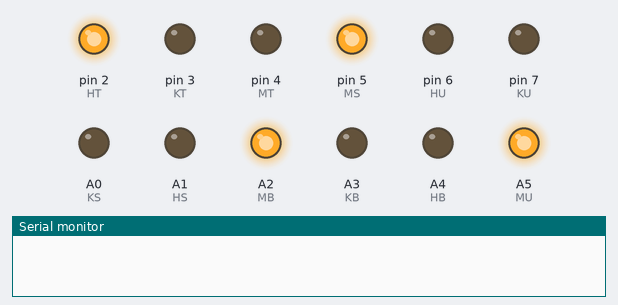
The sketch below on a simulated Arduino Uno, built with avr-gcc and run on an emulated ATmega328P. On the bench: output pins drawn as LEDs (lit = HIGH), the last lines printed to the serial monitor.

Above: at 0.1 s.
At 5.8 s:
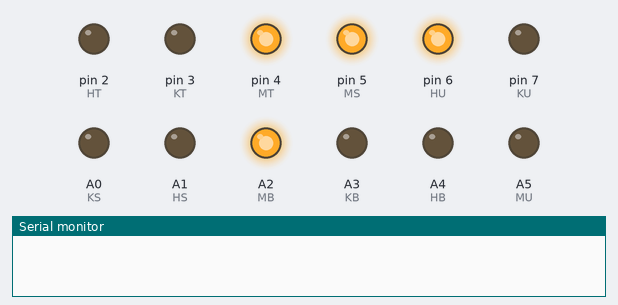
At 10.8 s:
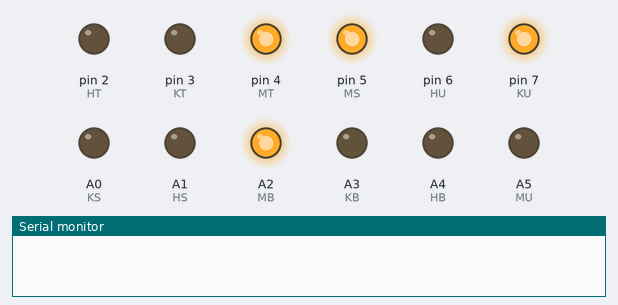
At 17.3 s:
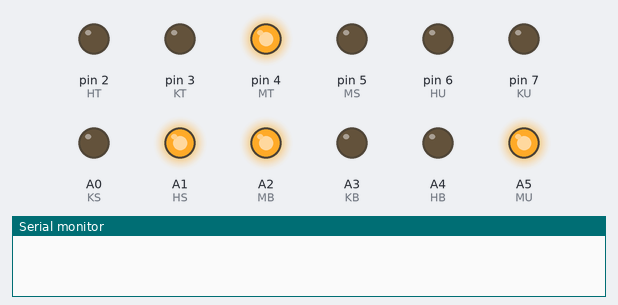
At 28.1 s:
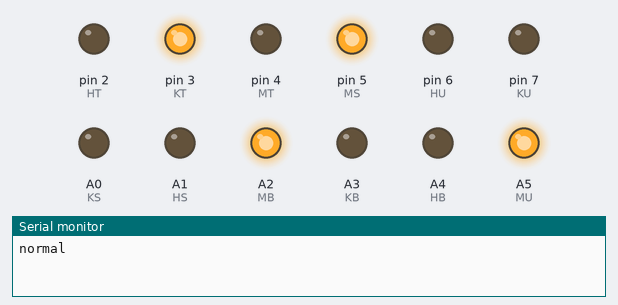
At 34.6 s:
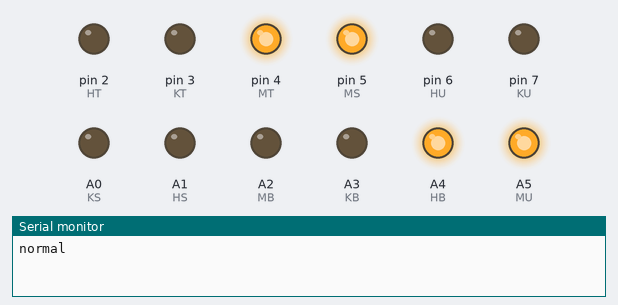
Timing chart, 0 to 40.0 s (numbered marks = the images above):
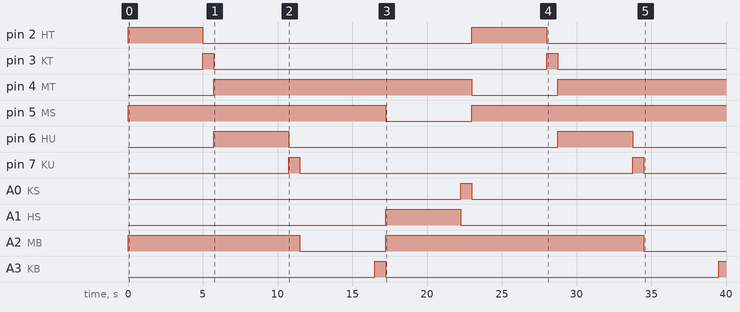

Measured:
- by itself, pin 2 (HT), pin 6 (HU), A4 (HB): alternates HIGH for 5.0 s and LOW for 18.0 s
- by itself, pin 3 (KT), pin 7 (KU): alternates HIGH for 0.75 s and LOW for 22.3 s
- by itself, pin 4 (MT): LOW → HIGH at 5.8 s, → LOW 17.3 s later, → HIGH 5.8 s later
- by itself, pin 5 (MS): LOW → HIGH at 0.00 s, → LOW 17.3 s later, → HIGH 5.8 s later
- by itself, A0 (KS): LOW → HIGH at 22.3 s, → LOW 0.75 s later
- by itself, A1 (HS): LOW → HIGH at 17.3 s, → LOW 5.0 s later
- by itself, A2 (MB): LOW → HIGH at 0.00 s, → LOW 11.5 s later, → HIGH 5.8 s later, → LOW 17.3 s later
- by itself, A3 (KB): LOW → HIGH at 16.5 s, → LOW 0.75 s later, → HIGH 22.3 s later

The sketch:

Board_Lampu_1.ino
```cpp
const int PT = 13;
const int PU = 12;
const int PB = 10;
const int PS = 11;

const int HT = 2;
const int KT = 3;
const int MT = 4;

const int HU = 6;
const int KU = 7;
const int MU = A5;

const int HB = A4;
const int KB = A3;
const int MB = A2;

const int HS = A1;
const int KS = A0;
const int MS = 5;

int Sp = 9;
String data, data1, data2, data3, data4, data5, pause1;

void setup() {
  // put your setup code here, to run once:
pinMode(PT, INPUT);
pinMode(PU, INPUT);
pinMode(PB, INPUT);
pinMode(PS, INPUT);

pinMode(HT, OUTPUT);
pinMode(KT, OUTPUT);
pinMode(MT, OUTPUT);

pinMode(HU, OUTPUT);
pinMode(KU, OUTPUT);
pinMode(MU, OUTPUT);

pinMode(HB, OUTPUT);
pinMode(KB, OUTPUT);
pinMode(MB, OUTPUT);

pinMode(HS, OUTPUT);
pinMode(KS, OUTPUT);
pinMode(MS, OUTPUT);
Serial.begin(9600);
}

/*void serialEvent() {
  while (Serial.available()) {
    // get the new byte:
    char inChar = (char)Serial.read();
    // add it to the inputString:
    data += inChar;
    // if the incoming character is a newline, set a flag so the main loop can
    // do something about it:
    if (inChar == '\n') {
      stringComplete = true;
    }
  }
}*/


void loop() {
  //digitalWrite(MT, HIGH);
  //normal;

  if (PT == HIGH){
  digitalWrite(HT, HIGH);
  digitalWrite(MU, HIGH);
  digitalWrite(MB, HIGH);
  digitalWrite(MS, HIGH);
  }

  else if (PU == HIGH){
  digitalWrite(HU, HIGH);
  digitalWrite(MT, HIGH);
  digitalWrite(MB, HIGH);
  digitalWrite(MS, HIGH);
  }

  else if (PB == HIGH){
  digitalWrite(HB, HIGH);
  digitalWrite(MU, HIGH);
  digitalWrite(MT, HIGH);
  digitalWrite(MS, HIGH);
  }

  else if (PS == HIGH){
  digitalWrite(HS, HIGH);
  digitalWrite(MU, HIGH);
  digitalWrite(MT, HIGH);
  digitalWrite(MB, HIGH);
  }

  else goto LANJUT1;

LANJUT1:
  digitalWrite(KS, LOW);
  digitalWrite(HT, HIGH);
  digitalWrite(MU, HIGH);
  digitalWrite(MB, HIGH);
  digitalWrite(MS, HIGH);
  digitalWrite(MT, LOW);
  digitalWrite(HS, LOW);
  delay (5000);
  digitalWrite(HT, LOW);
  digitalWrite(KT, HIGH);
  delay (750);
  digitalWrite(KT, LOW);
  digitalWrite(MT, HIGH);
  digitalWrite(HU, HIGH);
  digitalWrite(MB, HIGH);
  digitalWrite(MS, HIGH);
  digitalWrite(MU, LOW);
  digitalWrite(HT, LOW);
  delay (5000);
  digitalWrite(HU, LOW);
  digitalWrite(KU, HIGH);
  delay (750);
  digitalWrite(KU, LOW);
  digitalWrite(MT, HIGH);
  digitalWrite(MU, HIGH);
  digitalWrite(HB, HIGH);
  digitalWrite(MS, HIGH);
  digitalWrite(MB, LOW);
  digitalWrite(HU, LOW);
  delay (5000);
  digitalWrite(HB, LOW);
  digitalWrite(KB, HIGH);
  delay (750);
  digitalWrite(KB, LOW);
  digitalWrite(MT, HIGH);
  digitalWrite(MU, HIGH);
  digitalWrite(MB, HIGH);
  digitalWrite(HS, HIGH);
  digitalWrite(MS, LOW);
  digitalWrite(HB, LOW);
  delay (5000);
  digitalWrite(HS, LOW);
  digitalWrite(KS, HIGH);
  delay (750);

  Serial.println("normal");
}
void normal(){

  digitalWrite(KS, LOW);
  digitalWrite(HT, HIGH);
  digitalWrite(MU, HIGH);
  digitalWrite(MB, HIGH);
  digitalWrite(MS, HIGH);
  digitalWrite(MT, LOW);
  digitalWrite(HS, LOW);
  delay (5000);
  digitalWrite(HT, LOW);
  digitalWrite(KT, HIGH);
  delay (750);
  digitalWrite(KT, LOW);
  digitalWrite(MT, HIGH);
  digitalWrite(HU, HIGH);
  digitalWrite(MB, HIGH);
  digitalWrite(MS, HIGH);
  digitalWrite(MU, LOW);
  digitalWrite(HT, LOW);
  delay (5000);
  digitalWrite(HU, LOW);
  digitalWrite(KU, HIGH);
  delay (750);
  digitalWrite(KU, LOW);
  digitalWrite(MT, HIGH);
  digitalWrite(MU, HIGH);
  digitalWrite(HB, HIGH);
  digitalWrite(MS, HIGH);
  digitalWrite(MB, LOW);
  digitalWrite(HU, LOW);
  delay (5000);
  digitalWrite(HB, LOW);
  digitalWrite(KB, HIGH);
  delay (750);
  digitalWrite(KB, LOW);
  digitalWrite(MT, HIGH);
  digitalWrite(MU, HIGH);
  digitalWrite(MB, HIGH);
  digitalWrite(HS, HIGH);
  digitalWrite(MS, LOW);
  digitalWrite(HB, LOW);
  delay (5000);
  digitalWrite(HS, LOW);
  digitalWrite(KS, HIGH);
  delay (750);
}
```
